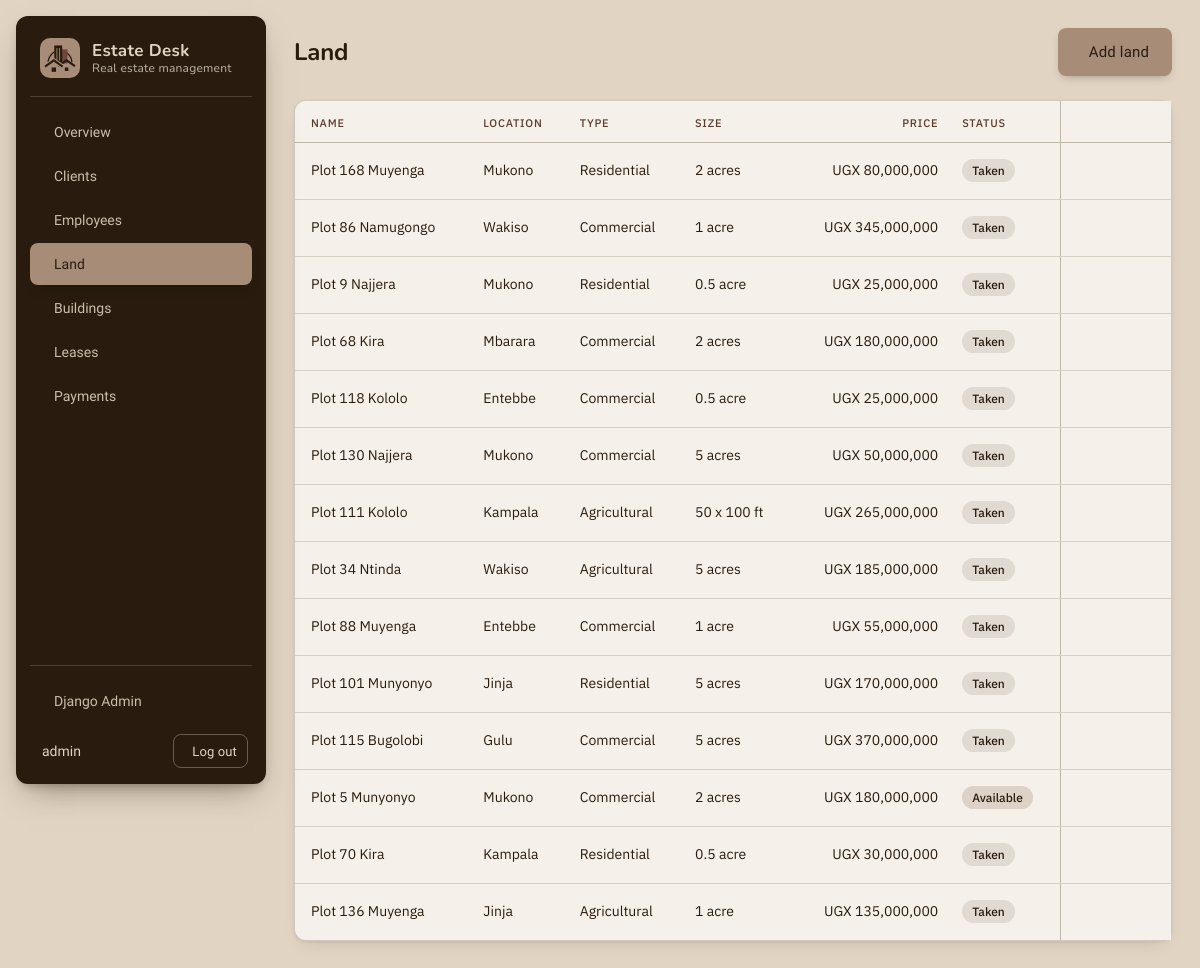
/land/ (signed in), run on the app's committed database.
### properties/models.py (models this page shows, shortened)
class Land(models.Model):
    name = models.CharField(max_length=50)
    location = models.CharField(max_length=50)
    land_size = models.CharField(max_length=40)
    land_type = models.CharField(max_length=30)
    price = models.DecimalField(max_digits=14, decimal_places=2)
    status = models.CharField(max_length=1, choices=STATUS_OPTIONS, default="A")
    class Meta:
        verbose_name_plural = "land"

### properties/views.py (the view)
# urls.py: path("land/", views.land_list, name="land_list"),
@login_required
def land_list(request):
    lands = Land.objects.order_by("-id")
    context = {
        "object_list": lands,
        "heading": "Land",
        "add_label": "Add land",
        "add_url": reverse("land_add"),
    }
    return render(request, "properties/land_list.html", context)

### core/templatetags/estate.py (called while the page is built)
@register.filter
def money(value):
    try:
        return f"UGX {float(value or 0):,.0f}"
    except (TypeError, ValueError):
        return "UGX 0"

### templates/properties/land_list.html
{% extends "shared/list_base.html" %}
{% load estate %}
{% block thead %}
  <th scope="col">Name</th><th scope="col">Location</th><th scope="col">Type</th><th scope="col">Size</th><th scope="col" class="num">Price</th><th scope="col">Status</th>
{% endblock %}
{% block rows %}
  {% for o in object_list %}
    <tr>
      <td>{{ o.name }}</td>
      <td>{{ o.location }}</td>
      <td>{{ o.land_type }}</td>
      <td>{{ o.land_size }}</td>
      <td class="num">{{ o.price|money }}</td>
      <td><span class="tag{% if o.status == "A" %} tag-accent{% endif %}">{{ o.get_status_display }}</span></td>
      {% url 'land_edit' o.pk as edit_url %}{% url 'land_delete' o.pk as delete_url %}
      {% include "partials/_table_actions.html" %}
    </tr>
  {% endfor %}
{% endblock %}

### templates/partials/_sidebar.html (shortened to what this page needs)
<aside class="sidebar">
  <a class="brand" href="{% url 'dashboard' %}">
    {% include "partials/_logo.html" %}
    <span class="brand-text">Estate Desk<small>Real estate management</small></span>
  </a>
  <nav class="nav" aria-label="Main">
    <ul class="nav-list">
      <li><a class="nav-link" href="{% url 'dashboard' %}"{% if request.path == "/" %} aria-current="page"{% endif %}>Overview</a></li>
      <li><a class="nav-link" href="{% url 'client_list' %}"{% if "/clients/" in request.path %} aria-current="page"{% endif %}>Clients</a></li>
      <li><a class="nav-link" href="{% url 'employee_list' %}"{% if "/employees/" in request.path %} aria-current="page"{% endif %}>Employees</a></li>
      <li><a class="nav-link" href="{% url 'land_list' %}"{% if "/land/" in request.path %} aria-current="page"{% endif %}>Land</a></li>
      <li><a class="nav-link" href="{% url 'building_list' %}"{% if "/buildings/" in request.path %} aria-current="page"{% endif %}>Buildings</a></li>
      <li><a class="nav-link" href="{% url 'lease_list' %}"{% if "/leases/" in request.path %} aria-current="page"{% endif %}>Leases</a></li>
      <li><a class="nav-link" href="{% url 'payment_list' %}"{% if "/payments/" in request.path %} aria-current="page"{% endif %}>Payments</a></li>
    </ul>
    {% if user.is_staff %}
      <div class="nav-bottom">
        <a class="nav-link" href="/admin/">Django Admin</a>
      </div>
    {% endif %}
  </nav>
  <div class="user">
    <span class="user-name" title="{{ user.get_username }}">{{ user.get_username }}</span>
    <form method="post" action="{% url 'logout' %}">
      <button type="submit" class="btn btn-sidebar">Log out</button>
    </form>
  </div>
</aside>

### templates/partials/_table_actions.html (shortened to what this page needs)
<td class="col-actions">
  <div class="row-actions">
    <button type="button" class="icon-btn" data-modal="{{ edit_url }}" aria-label="Edit"></button>
    <button type="button" class="icon-btn icon-btn-danger" data-modal="{{ delete_url }}" aria-label="Delete"></button>
  </div>
</td>

### data on the page
Land: name "Plot 168 Muyenga", location "Mukono", land_type "Residential", land_size "2 acres", price "UGX 80,000,000", status "Taken"
Land: name "Plot 86 Namugongo", location "Wakiso", land_type "Commercial", land_size "1 acre", price "UGX 345,000,000", status "Taken"
Land: name "Plot 9 Najjera", location "Mukono", land_type "Residential", land_size "0.5 acre", price "UGX 25,000,000", status "Taken"
Land: name "Plot 68 Kira", location "Mbarara", land_type "Commercial", land_size "2 acres", price "UGX 180,000,000", status "Taken"
Land: name "Plot 118 Kololo", location "Entebbe", land_type "Commercial", land_size "0.5 acre", price "UGX 25,000,000", status "Taken"
Land: name "Plot 130 Najjera", location "Mukono", land_type "Commercial", land_size "5 acres", price "UGX 50,000,000", status "Taken"
Land: name "Plot 111 Kololo", location "Kampala", land_type "Agricultural", land_size "50 x 100 ft", price "UGX 265,000,000", status "Taken"
Land: name "Plot 34 Ntinda", location "Wakiso", land_type "Agricultural", land_size "5 acres", price "UGX 185,000,000", status "Taken"
Land: name "Plot 88 Muyenga", location "Entebbe", land_type "Commercial", land_size "1 acre", price "UGX 55,000,000", status "Taken"
Land: name "Plot 101 Munyonyo", location "Jinja", land_type "Residential", land_size "5 acres", price "UGX 170,000,000", status "Taken"
Land: name "Plot 115 Bugolobi", location "Gulu", land_type "Commercial", land_size "5 acres", price "UGX 370,000,000", status "Taken"
Land: name "Plot 5 Munyonyo", location "Mukono", land_type "Commercial", land_size "2 acres", price "UGX 180,000,000", status "Available"
Land: name "Plot 70 Kira", location "Kampala", land_type "Residential", land_size "0.5 acre", price "UGX 30,000,000", status "Taken"
Land: name "Plot 136 Muyenga", location "Jinja", land_type "Agricultural", land_size "1 acre", price "UGX 135,000,000", status "Taken"

### other printed values
{{ user.get_username }} "admin"
{{ heading }} "Land"
{{ add_label }} "Add land"
